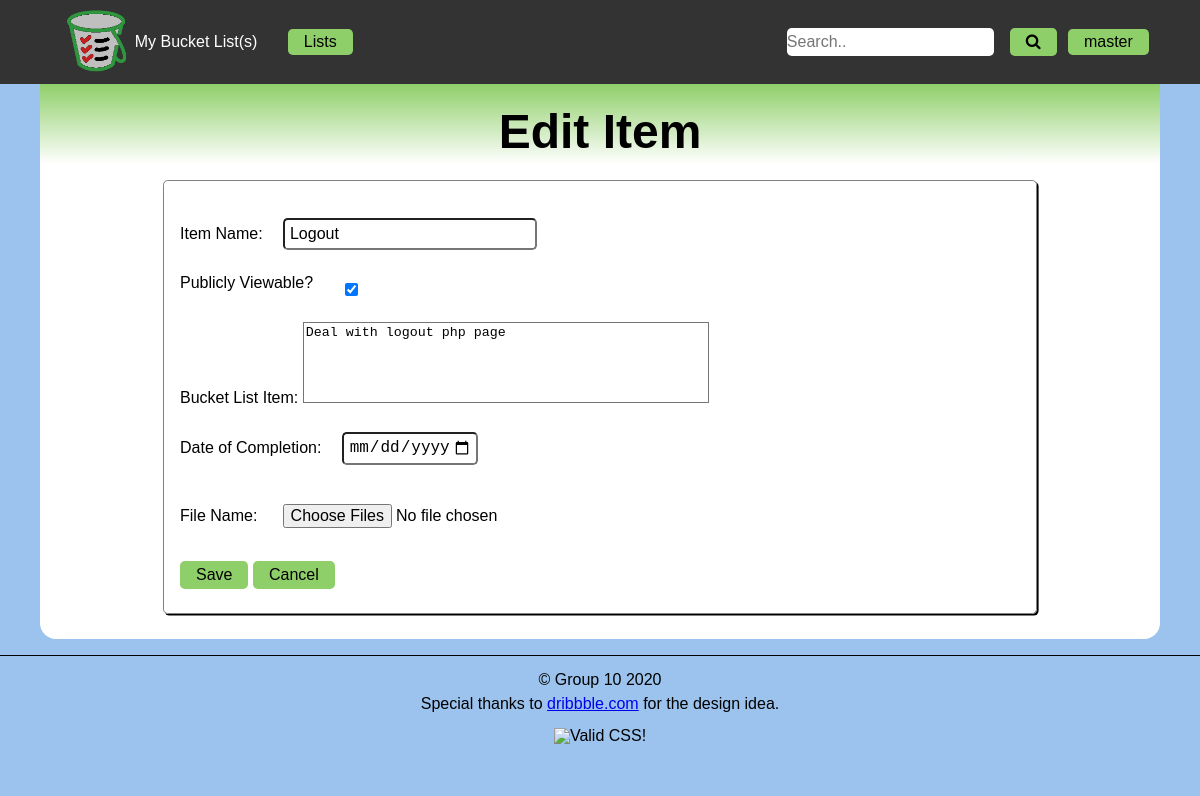
Before: /edit_item.php?item=26 (signed in) with the older database file.
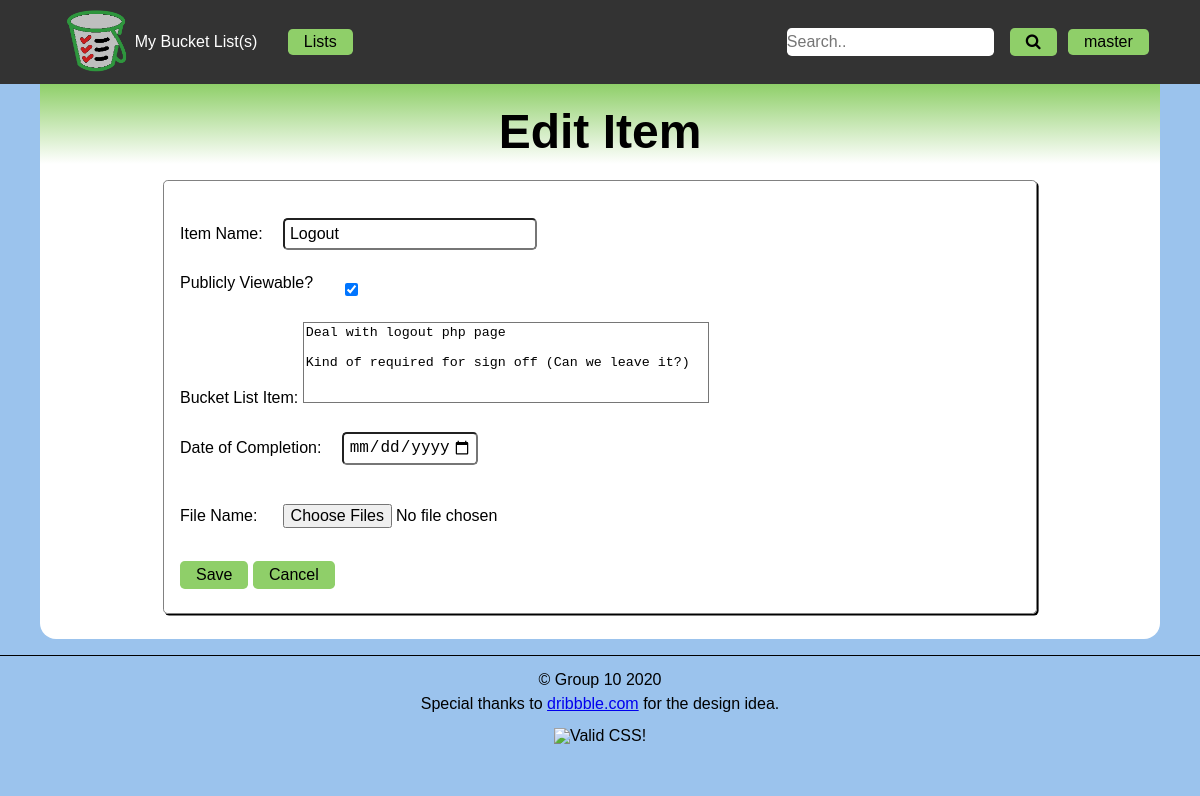
After: the same page with the newer database file.
### tables this page shows
CREATE TABLE IF NOT EXISTS `g10_listitems` (
  `id` int(11) NOT NULL AUTO_INCREMENT,
  `fk_listid` int(11) NOT NULL,
  `name` varchar(50) NOT NULL,
  `description` varchar(280) DEFAULT NULL,
  `picpath` varchar(255) DEFAULT NULL,
  `completion` date DEFAULT NULL,
  `private` tinyint(1) NOT NULL DEFAULT '1',
  PRIMARY KEY (`id`),
  KEY `g10_listid_2_fklistid` (`fk_listid`)
);

### edit_item.php (the view, shortened to what this page needs)
<?php
    $itemid = $_GET['item'];
    $pdo = connectDB();
    $query = "SELECT * FROM `g10_listitems` WHERE id = ?";
    $stmt = $pdo->prepare($query);
    $stmt->execute([$itemid]);
    $result = $stmt->fetch();
?>
<!DOCTYPE html>
<html lang="en">
    <head>
        <?php
            include 'includes/meta.php';
        ?>
    </head>
    <body>
        <header>
            <?php include 'includes/nav.php' ?>
        </header>
        <main>
            <header>
                <h1>Edit Item</h1>
            </header>
            <form id="edit-item" action="<?= $_SERVER['PHP_SELF'] ?>?item=<?=$itemid?>" method="post" enctype="multipart/form-data">
                <div>
                    <label for="itemname">Item Name:</label>
                    <input type="text" id="itemname" name="itemname" value= "<?= $result['name']?>" required/>
                </div>
                <div>
                    <label for="viewable">Publicly Viewable?</label>
                    <input id="viewable" type="checkbox" name="viewable"
                        <?php if($result['private'] == 0): ?>
                        checked>
                    <?php else: ?>
                        >
                    <?php endif ?>
                </div>
                <div>
                    <label for="description">Bucket List Item:</label>
                    <textarea id="description" name="description" rows="5"><?= $result['description']?></textarea>
                </div>
                <div>
                    <label for="complete">Date of Completion:</label>
                    <input id="complete" type="date" name="complete" min="1900-01-01" value= "<?= $result['completion']?>">
                </div>
                <div>
                    <label for="file">File Name:</label>
                    <input type="file" name="my_file[]" id="file" multiple/>
                </div>
                <button type="submit" name="save">Save</button>
                <button type="button" name="Cancel">Cancel</button>
            </form>
        </main>
        <?php include 'includes/footer.php' ?>
    </body>
</html>

Changed rows visible on the page:
changed g10_listitems "Logout": description "Deal with logout php page" → "Deal with logout php page Kind of required for sign off (Can we leave it?)"
